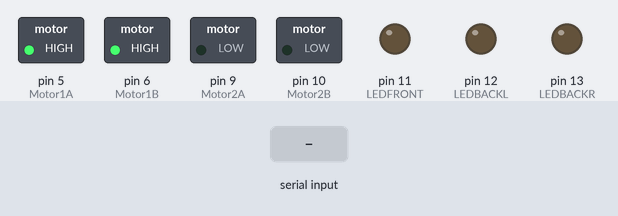
A sketch run on a simulated Arduino Uno, built with avr-gcc and run on an emulated ATmega328P. Parts: switched loads named in the sketch (green lamp = pin HIGH), output pins drawn as LEDs (lit = HIGH). Inputs (shaded band) come from the test bench.

Above: at 1.3 s.
1.4 s: "1" received over the second serial link
At 2.6 s:
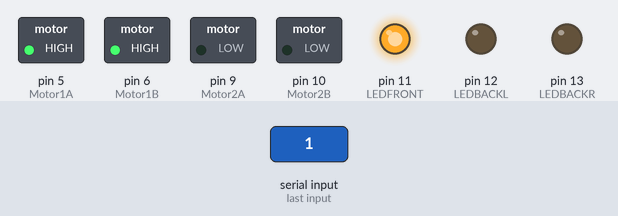
2.9 s: "S" received over the second serial link
At 3.9 s:
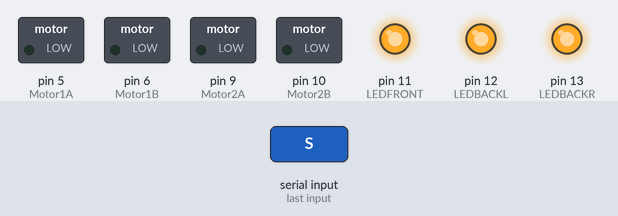
4.4 s: "2" received over the second serial link
At 5.0 s:
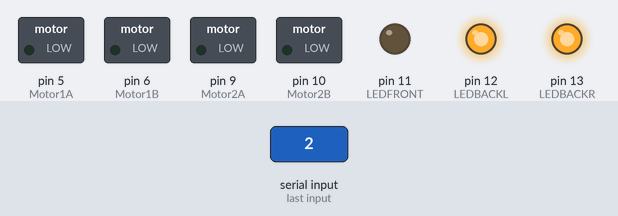
5.9 s: "G" received over the second serial link
At 7.1 s:
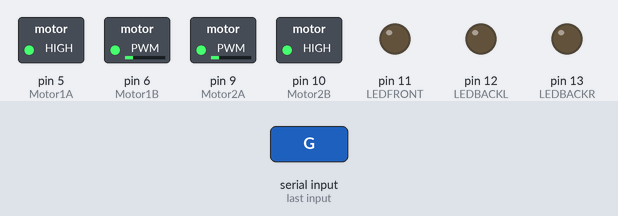
7.4 s: "I" received over the second serial link
At 8.5 s:
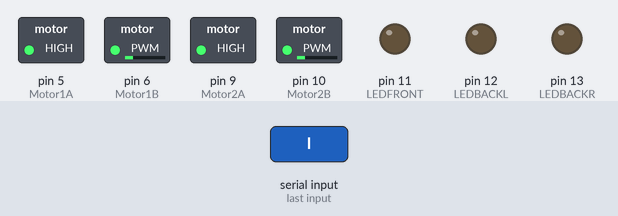
8.9 s: "L" received over the second serial link
At 9.6 s:
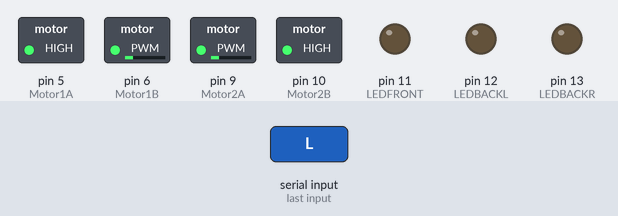
Timing chart, 0 to 11.4 s (numbered marks = the images above; inputs shaded):
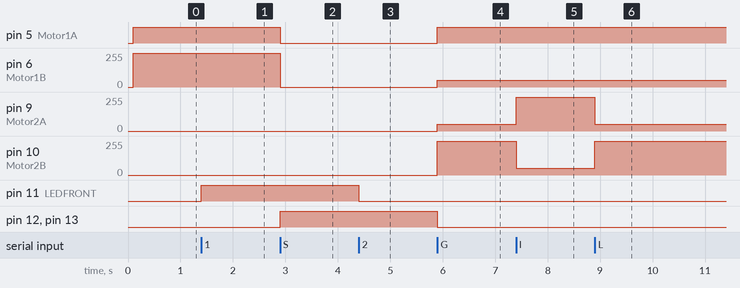

Measured:
- after the input at 1.4 s, pin 11 (LEDFRONT): LOW → HIGH at once
- after the input at 2.9 s, pin 5 (Motor1A): HIGH → LOW at once; pin 6 (Motor1B): 255/255 → 0/255 at once; pin 12 (LEDBACKL), pin 13 (LEDBACKR): LOW → HIGH at once
- after the input at 4.4 s, pin 11 (LEDFRONT): HIGH → LOW at once
- after the input at 5.9 s, pin 5 (Motor1A): LOW → HIGH at once; pin 6 (Motor1B), pin 9 (Motor2A): 0/255 → 50/255 at once; pin 10 (Motor2B): 0/255 → 255/255 at once; pin 12 (LEDBACKL), pin 13 (LEDBACKR): HIGH → LOW at once
- after the input at 7.4 s, pin 9 (Motor2A): 50/255 → 255/255 at once; pin 10 (Motor2B): 255/255 → 50/255 at once
- after the input at 8.9 s, pin 9 (Motor2A): 255/255 → 50/255 at once; pin 10 (Motor2B): 50/255 → 255/255 at once

The sketch:

code.ino
```cpp
//Alejandro Santamaria

#include <SoftwareSerial.h>
#include <Servo.h>

int bluetoothTx = 2;
int bluetoothRx = 3;
int LEDBACKR = 13;
int LEDBACKL = 12;
int LEDFRONT = 11;

SoftwareSerial bluetooth(bluetoothTx, bluetoothRx);

// Motor 1 - adelante y atras
int Motor1A = 5;
int Motor1B = 6;

//Motor 2 - derecha e iquierda
int Motor2A = 9;
int Motor2B = 10;

void setup()
{
  //Bluetooth a Android
  bluetooth.begin(115200);
  bluetooth.print("$$$");
  delay(100);
  bluetooth.println("U,9600,N");
  bluetooth.begin(9600);

  pinMode(LEDBACKR, OUTPUT);
  pinMode(LEDBACKL, OUTPUT);
  pinMode(LEDFRONT, OUTPUT);

  pinMode( Motor1A, OUTPUT );
  pinMode( Motor1B, OUTPUT );
  pinMode( Motor2A, OUTPUT );
  pinMode( Motor2B, OUTPUT );

  digitalWrite( Motor1A, HIGH );
  digitalWrite( Motor1B, HIGH );
  digitalWrite( Motor2A, LOW );
  digitalWrite( Motor2B, LOW );
}

int flag1 = -1;
int flag2 = -1;

void loop()
{
  //Bluetooth y da ordenes
  if(bluetooth.available())
  {
    char toSend = (char)bluetooth.read();
    if(toSend == '1')
    {
      digitalWrite(LEDFRONT,HIGH);
      }
         if(toSend == '2')
    {
      digitalWrite(LEDFRONT,LOW);
      }
    if(toSend == 'S')
    {
        digitalWrite(LEDBACKR,HIGH);
        digitalWrite(LEDBACKL,HIGH);

        flag1 = 0;
        flag2 = 0;
        digitalWrite( Motor1A, LOW );
        digitalWrite( Motor1B, LOW );
        //analogWrite( Motor1B, LOW );

        digitalWrite( Motor2A, LOW );
        analogWrite( Motor2B, LOW );
    }
    if(toSend == 'F' || toSend == 'G' || toSend == 'I')
    {
        digitalWrite(LEDBACKR,LOW);
        digitalWrite(LEDBACKL,LOW);
        if(flag1 != 1)
        {
          flag1 = 1;
          digitalWrite( Motor1A, HIGH );
          analogWrite( Motor1B, 50 );
        }
    }
    if(toSend == 'L' || toSend == 'R')
    {
        digitalWrite(LEDBACKR,LOW);
        digitalWrite(LEDBACKL,LOW);
    }
    if(toSend == 'B' || toSend == 'H' || toSend == 'J')
    {
        digitalWrite(LEDBACKR,HIGH);
        digitalWrite(LEDBACKL,HIGH);
        if(flag1 != 2)
        {
          flag1 = 2;
          digitalWrite( Motor1B, HIGH );
          analogWrite( Motor1A, 50 );
        }
    }

    if(toSend == 'L' || toSend == 'G' || toSend == 'H')
    {
        if(flag2 != 1)
        {
          flag2 = 1;
          digitalWrite( Motor2B, HIGH );
          analogWrite( Motor2A, 50 );
        }
    }
    else
    if(toSend == 'R' || toSend == 'I' || toSend == 'J')
    {
        if(flag2 != 2)
        {
          flag2 = 2;
          digitalWrite( Motor2A, HIGH );
          analogWrite( Motor2B, 50 );
        }
    }
    else
    {
        if(flag2 != 3)
        {
          flag2 = 3;
          digitalWrite( Motor2A, LOW );
          analogWrite( Motor2B, LOW );
        }
    }
  }
}
```
